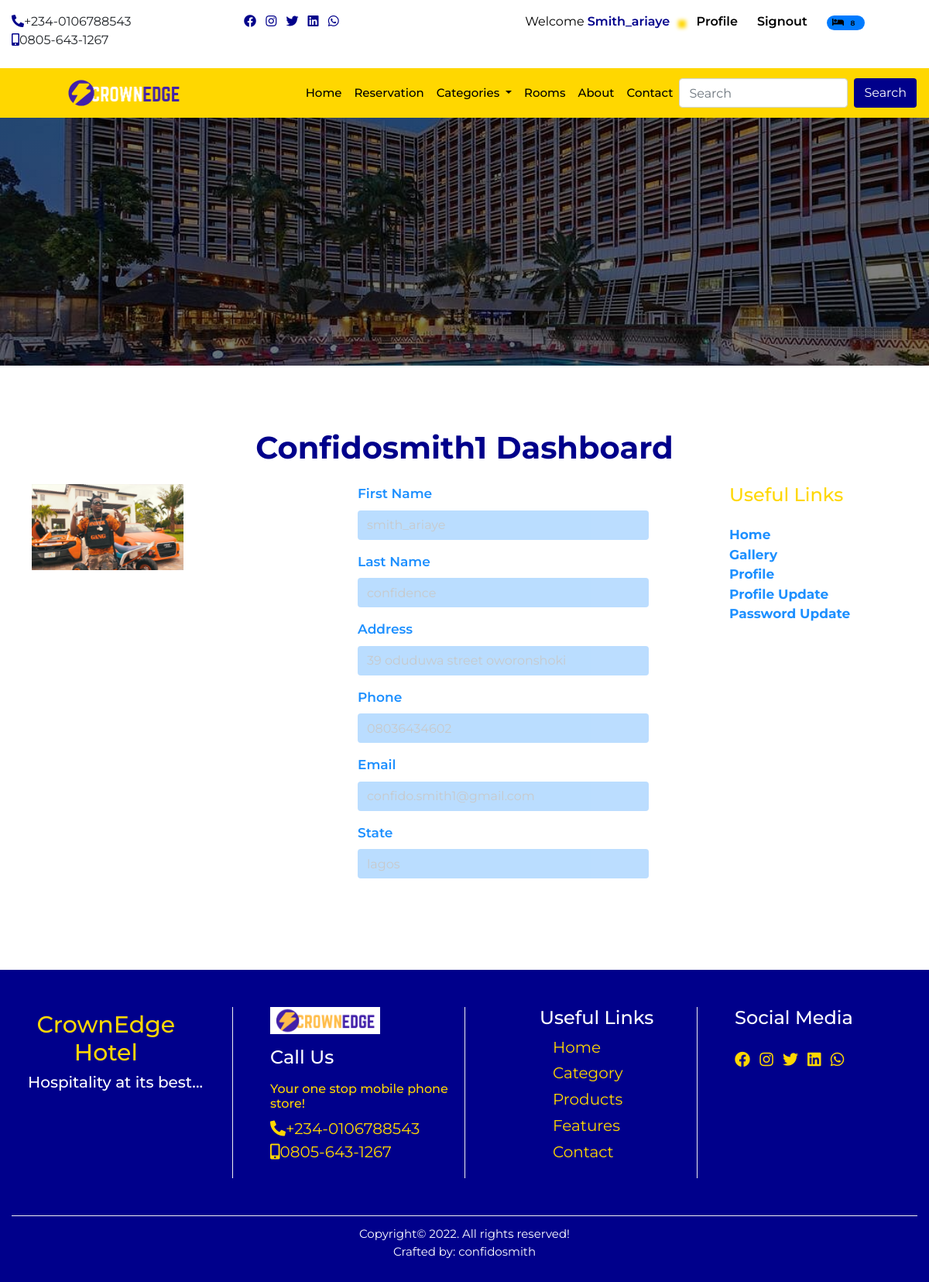
/profile/ (signed in), run on the app's committed database.
### home/models.py (models this page shows, shortened)
class CompanyProfile(models.Model):
    name = models.CharField(max_length=50)
    keyword = models.CharField(max_length=150)
    description = models.CharField(max_length=150)
    logo = models.ImageField(upload_to='logo', blank=True, null=True)
    favicon = models.ImageField(upload_to='logo', blank=True, null=True, default='/favicon-96x96.png')
    carousel = models.ImageField(upload_to='carousel', blank=True, null=True)
    carousel2 = models.ImageField(upload_to='carousel', blank=True, null=True)
    carousel3 = models.ImageField(upload_to='carousel', blank=True, null=True)
    carousel4 = models.ImageField(upload_to='carousel', blank=True, null=True)
    banner = models.ImageField(upload_to='banner', blank=True, null=True)
    mobile = models.CharField(max_length=20)
    mobile2 = models.CharField(max_length=20)
    address = models.CharField(max_length=100)
    email = models.EmailField()
    website = models.URLField()
    about = models.TextField()
    about2 = models.TextField()
    copyright_year = models.CharField(max_length=4)
    class Meta:
        db_table = 'companyprofile'
        managed = True
        verbose_name = 'CompanyProfile'
        verbose_name_plural = 'CompanyProfile'

### userprofile/models.py (models this page shows, shortened)
class Profile(models.Model):
    user = models.OneToOneField(User, on_delete= models.CASCADE)
    first_name = models.CharField(max_length=50)
    last_name = models.CharField(max_length=50)
    username = models.CharField(max_length=50)
    email = models.EmailField()
    phone = models.CharField(max_length=50)
    state = models.CharField(max_length=50)
    address = models.CharField(max_length=150)
    pix = models.ImageField(upload_to='profile', default='profile/avatar.png', blank=True, null=True)
    class Meta:
        db_table = 'profile'
        managed = True
        verbose_name = 'Profile'
        verbose_name_plural = 'Profile'

### home/views.py (the view)
# urls.py: path('profile/', views.profile, name='profile'),
@login_required(login_url='signin')
def profile(request):
    profile = Profile.objects.get(user__username=request.user.username)
    context = {
        'profile':profile
    }
    return render(request, 'profile.html', context)

### home/context_processor.py (called while the page is built)
def dropdown(request):
    categories = Category.objects.all()
    context = {
        'categories':categories
    }
    return context

def company(request):
    cprofile = CompanyProfile.objects.get(pk=1)
    context = {
        'cprofile':cprofile
    }
    return context

def cartcount(request):
    count = Booking.objects.filter(user__username = request.user.username, paid=False)
    itemcount = 0
    for item in count:
        itemcount += item.no_days
    context = {
        'itemcount':itemcount
    }
    return context

### home/templatetags/sample_tags.py (called while the page is built)
@register.simple_tag
def intralink(main, link):
    return reverse(main) + '#' + link

### home/templates/profile.html (shortened to what this page needs)
{% extends "base.html" %}
{% block header %} {% include 'header.html' %} {% endblock header %}
{% block banner %} {% include 'banner.html' %} {% endblock banner %}
{% block content %}
<section>
    <div class="container-fluid">
      <h1 class="title">{{profile.user.username}} dashboard</h1>
      <div class="row prof">
        <div class="col-12 col-sm-12 col-md-5 col-lg-4">
          <div class="img-pcard">
            <img src="{{profile.pix.url}}" alt="">
          </div>
        </div>
        <div class="col-12 col-sm-12 col-md-5 col-lg-5">
          <div class="pro-form mb-4">
            <form>
              <div class="form-group">
                <label class="labe" for="exampleInputText1">first name</label>
                <input type="text" value="{{profile.first_name}}" class="form-control" id="exampleInputText1" aria-describedby="textHelp">
              </div>
              <div class="form-group">
                <label class="labe" for="exampleInputText1">last name</label>
                <input type="text" value="{{profile.last_name}}" class="form-control" id="exampleInputText1" aria-describedby="textHelp">
              </div>
              <div class="form-group">
                <label class="labe" for="exampleInputText1">address</label>
                <input type="text" value="{{profile.address}}" class="form-control" id="exampleInputText1" aria-describedby="textHelp">
              </div>
              <div class="form-group">
                <label class="labe" for="exampleInputText1">phone</label>
                <input type="text" value="{{profile.phone}}" class="form-control" id="exampleInputText1" aria-describedby="textHelp">
              </div>
              <div class="form-group">
                <label class="labe" for="exampleInputEmail1">email</label>
                <input type="email" value="{{profile.user.email}}" class="form-control" id="exampleInputEmail1" aria-describedby="textHelp">
              </div>
              <div class="form-group">
                <label class="labe" for="exampleInputEmail1">state</label>
                <input type="text" value="{{profile.state}}" class="form-control" id="exampleInputText1" aria-describedby="textHelp">
              </div>
              </div>
          </div>
          <div class="col-12 col-sm-12 col-md-2 col-lg-3">
            <div class="pro-links">
              <h4 class="mb-4">Useful Links</h4>
              <ul class="list-unstyled">
                <li><a href="{% url 'home' %}">Home</a></li>
                <li><a href="{% url 'rooms' %}">gallery</a></li>
                <li><a href="{% url 'profile' %}">profile</a></li>
                <li><a href="{% url 'profile_update' %}">profile update</a></li>
                <li><a href="{% url 'password_update' %}">password update</a></li>
              </ul>
            </div>
          </div>
        </div>
      </div>
  </section>
{% endblock content %}
{% block footer %} {% include 'footer.html' %} {% endblock footer %}

### home/templates/base.html (shortened to what this page needs)
<!doctype html>
{% load static %}
<html lang="en">
  <head>
    <link rel="stylesheet" href="https://use.fontawesome.com/releases/v5.15.4/css/all.css"/>
    <link rel="stylesheet" href="https://stackpath.bootstrapcdn.com/bootstrap/4.4.1/css/bootstrap.min.css">
    <link rel="stylesheet" href="{% static '' %}css/style.css">
  </head>
  <body>
    {% block header %}{% endblock header %}
    {% block banner %} {% endblock banner %}
    {% block content %}{% endblock content %}
    {% block footer %}{% endblock footer %}
  </body>
</html>

### home/templates/header.html (shortened to what this page needs)
{% load sample_tags %}
<div class="container-fluid">
    <div class="row">
      <div class="col-12 col-sm-6 col-md-2 col-lg-3 mt-3 mb-2 hide">
        <ul class="list-inline">
          <li class="list-inline-item"><a href=""><i class="fas fa-phone-alt"></i></a><span>+234-0106788543</span></li>
          <li class="list-inline-item"><a href=""><i class="fas fa-mobile-alt"></i></a><span>0805-643-1267</span></li>
        </ul>
      </div>
      <div class="col-12 col-sm-6 col-md-2 col-lg-3 mt-3 mb-2 hide">
        <ul class="list-inline">
          <li class="list-inline-item"><a href=""><i class="fab fa-facebook"></i></a></li>
          <li class="list-inline-item"><a href=""><i class="fab fa-instagram"></i></a></li>
          <li class="list-inline-item"><a href=""><i class="fab fa-twitter"></i></a></li>
          <li class="list-inline-item"><a href=""><i class="fab fa-linkedin"></i></a></li>
          <li class="list-inline-item"><a href=""><i class="fab fa-whatsapp"></i></a></li>
        </ul>
      </div>
      <div class="col-12 col-sm-12 col-md-8 col-lg-6 mt-3 mb-2 auth">
        <ul class="">
          {% if user.is_authenticated %}
            <li class=""><a href="{% url 'profile' %}" class="welcome">welcome <span>
              {% if user.first_name %}
                {{request.user.first_name}}
              {% else %}
                {{request.user.username}}
              {% endif %}
            </span></i></a></li>
            <li class=""><a href="{% url 'profile' %}" class="user-btn"><span>profile</span></a></li>
            <li class=""><a href="{% url 'signout' %}" class="user-btn"><span>signout</span></a></li>
            <li class="">
              <a href="{% url 'booked' %}" class="user-btn">
                {% if itemcount > 0  %}
                <span class="badge badge-pill badge-primary">
                  <i class="fas fa-bed"></i>
                  <span class="badge badge-pill badge-primary">{{itemcount}}</span>
                </span>
              {% else %}
              <i class="fas fa-bed"></i>
                {% endif %}
              </a>
              </li>
          {% else %}
            <li class=""><a href="{% url 'signin' %}" class="user-btn"><i class="fas fa-user"></i><span>signin</span></a></li>
            <li class=""><a href="{% url 'signup' %}" class="user-btn"><i class="fas fa-users"></i><span>signup</span></a></li>
          {% endif %}
        </ul>
      </div>
    </div>
  </div>
      <nav class="navbar navbar-expand-lg navbar-light sticky-top">
        <a class="navbar-brand" href="{% url 'home' %}"><img src="{{cprofile.logo.url}}" alt=""></a>
        <div class="collapse navbar-collapse" id="navbarSupportedContent">
          <ul class="navbar-nav ml-auto">
            <li class="nav-item active">
              <a class="nav-link" href="{% url 'home' %}">home <span class="sr-only">(current)</span></a>
            </li>
            <li class="nav-item">
              <a class="nav-link" href="">reservation</a>
            </li>
            <li class="nav-item dropdown">
              <a class="nav-link dropdown-toggle" href="/index2.html" id="navbarDropdown" role="button" data-toggle="dropdown" aria-haspopup="true" aria-expanded="false">
                categories
              </a>
            </li>
            <li class="nav-item">
              <a class="nav-link" href="{% url 'rooms' %}">rooms</a>
            </li>
            <li class="nav-item">
              <a class="nav-link" href="#aboutus">about</a>
            </li>
            <li class="nav-item">
              <a class="nav-link" href="{% intralink 'home' 'contact' %}">contact</a>
            </li>
          </ul>
          <form class="form-inline my-2 my-lg-0" action="{% url 'search' %}" method="POST">
            <input class="form-control mr-sm-2" name="search" type="search" placeholder="Search" aria-label="Search">
            <button class="btn form-btn" type="submit">Search</button>
          </form>
        </div>
      </nav>

### home/templates/banner.html
<div class="banner">
</div>

### home/templates/footer.html
<div class="footer">
    <div class="container-fluid footer2">
      <div class="row">
        <div class="col-12 col-sm-6 col-md-4 col-lg-3 foota-box">
          <h1>CrownEdge <span>Hotel</span></h1>
          <h4>Hospitality at its best...</h4>
        </div>
        <div class="col-12 col-sm-6 col-md-4 col-lg-3 foota-box2">
          <img src="/img/Crownedge.png" alt="">
          <h4 class="mt-3 mb-3">Call Us</h4>
          <h6>Your one stop mobile phone store!</h6>
          <ul class="list-unstyled">
            <li><a href=""><i class="fas fa-phone-alt"></i></a><span>+234-0106788543</span></li>
            <li><a href=""><i class="fas fa-mobile-alt"></i></a><span>0805-643-1267</span></li>
          </ul>
        </div>
        <div class="col-12 col-sm-6 col-md-4 col-lg-3 foota-box3">
          <h4>Useful Links</h4>
          <ul class="list-unstyled">
            <li><a href="">Home</a></li>
            <li><a href="">Category</a></li>
            <li><a href="">Products</a></li>
            <li><a href="">Features</a></li>
            <li><a href="">Contact</a></li>
          </ul>
        </div>
        <div class="col-12 col-sm-6 col-md-12 col-lg-3 foota-box4">
          <h4 class="mb-4">Social Media</h4>
          <ul class="list-inline">
            <li class="list-inline-item"><a href=""><i class="fab fa-facebook"></i></a></li>
            <li class="list-inline-item"><a href=""><i class="fab fa-instagram"></i></a></li>
            <li class="list-inline-item"><a href=""><i class="fab fa-twitter"></i></a></li>
            <li class="list-inline-item"><a href=""><i class="fab fa-linkedin"></i></a></li>
            <li class="list-inline-item"><a href=""><i class="fab fa-whatsapp"></i></a></li>
          </ul>
        </div>
      </div>
      <div class="footer3">
        <p> Copyright&copy; 2022. All rights reserved! <br> Crafted by: confidosmith</p>
      </div>
    </div>
  </div>

### home/static/css/style.css (style rules this page uses)
* { margin: 0px; padding: 0px; box-sizing: border-box; }
body { font-family: 'Montserrat', sans-serif; }
html { scroll-behavior: smooth; }
.hide a { color: darkblue; }
.welcome { color: black; font-weight: 400; text-transform: capitalize; padding-right: .6rem; }
.welcome span { color: darkblue; font-weight: 600; text-decoration: none; }
.user-btn { color: darkblue; font-weight: 400; padding-left: 1rem; padding-right: .3rem; }
.user-btn span { color: black; font-weight: 600; text-transform: capitalize; }
.auth { display: flex; justify-content: space-around; }
.auth li { display: inline; }
h1 { color: gold; }
.navbar { background: gold; }
#navbarSupportedContent a { color: black; text-transform: capitalize; font-size: 15px; font-weight: 500; }
.navbar img { width: 50%; margin-left: 20%; }
.navbar-nav { margin-left: 50%; }
.form-btn { color:white; background: darkblue; }
.banner { height: 40vh; background-image: linear-gradient(rgba(0,0,0,0.5),rgba(0,0,0,0.5)),url(../img/pool.jpg); background-repeat: no-repeat; background-size: cover; background-position: center; }
.container-fluid h1 { text-align: center; margin-top: 2%; }
.footer { background: darkblue; }
.footer h1 { color: gold; margin-right: 19%; }
.footer h4 { color: white; }
.footer h6 { color: gold; }
.foota-box { padding-left: 3%; }
.foota-box h1 { font-size: 30px; }
.foota-box h4 { font-size: 20px; }
.foota-box2 img { width: 60%; }
.foota-box2 .list-unstyled li a { color: gold; font-size: 20px; }
.foota-box2 .list-unstyled li span { color: gold; font-size: 20px; }
.foota-box3 li { padding-bottom: 2%; margin-left: 9%; }
.foota-box3 a { color: gold; font-size: 20px; }
.foota-box4 a { color: gold; font-size: 20px; }
.foota-box4 li { transition: transform .5sec; }
.foota-box, .foota-box2, .foota-box3, .foota-box4 { margin: 4% 0; }
.foota-box2, .foota-box3, .foota-box4 { border-left: 1px solid #f0f0f0; padding-left: 4%; }
.foota-box3 { padding-left: 8%; }
.footer3 { text-align: center; color: white; font-size: 15px; padding: 1% 0; border-top: .5px solid #f0f0f0; }
.title { text-transform: capitalize; padding-top: 5%; margin-bottom: 2%; color: darkblue; font-weight: bold; }
.prof { margin-bottom: 8%; }
.img-pcard { width: 60%; height: 60vh; padding-left: 7%; }
.img-pcard img { width: 100%; }
.pro-form { width: 90%; padding-left: 10%; }
.pro-form .labe { color: dodgerblue; text-transform: capitalize; font-size: 17px; font-weight: 600; }
.pro-form input { border: none !important; background: dodgerblue; opacity: 0.3; }
.pro-links { margin-left: 10%; }
.pro-links h4 { color: gold; }
.pro-links a { color: dodgerblue; font-size: 17px; font-weight: 700; text-transform: capitalize; }

### data on the page
CompanyProfile: logo (picture)
Profile: user.username "Confidosmith1", pix (picture), first_name "smith_ariaye", last_name "confidence", address "39 oduduwa street oworonshoki", phone "08036434602", user.email "confido.smith1@gmail.com", state "lagos"

### other printed values
{{ request.user.first_name }} "Smith_ariaye"
{{ itemcount }} "8"
